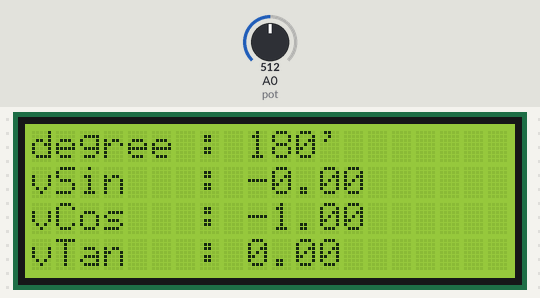
Bench run of a sketch on a simulated Arduino Uno, built with avr-gcc and run on an emulated ATmega328P. On the bench: 20×4 character LCD. The inputs (shaded band) are chosen by the test bench; at power-on: A0 (pot) = 512.

Above: at 1.2 s.
1.3 s: A0 (pot) set to 716
At 2.5 s:
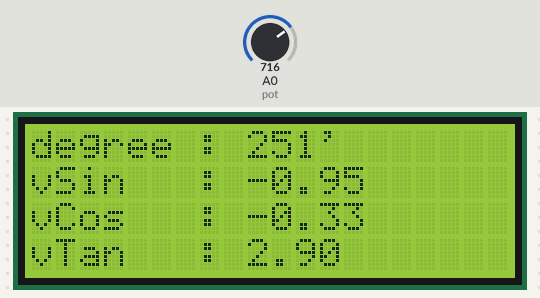
2.8 s: A0 (pot) set to 900
At 4.0 s:
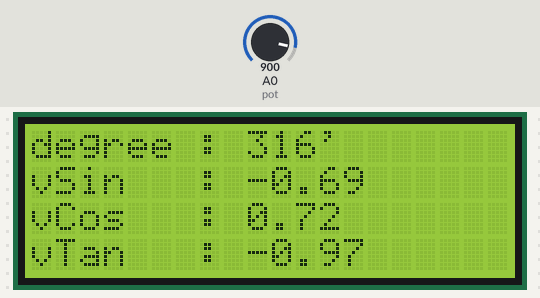
4.3 s: A0 (pot) set to 1023
At 4.8 s:
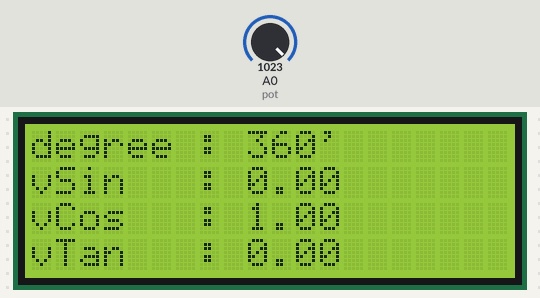
Timing chart, 0 to 7.3 s (numbered marks = the images above; inputs shaded):
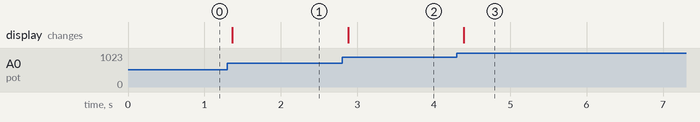

The sketch:

Trigonometry_Arduino.ino
```cpp
#include <LiquidCrystal_I2C.h>
LiquidCrystal_I2C lcd(0x27,20,4);
#define pot A0
float vSin, vCos, vTan, rad;
float pi = 3.1415926535897;
int deg1, deg2;

void setup()
{
  lcd.init();
  lcd.backlight();
  pinMode(pot,INPUT);
}

void loop()
{
  deg1 = map(analogRead(pot),0,1023,0,360);
  rad = deg1 * pi / 180;
  vSin = sin(rad);
  vCos = cos(rad);
  if((deg1 != 90) and (deg1 != 270))
  {
    vTan = tan(rad);
  }
  else
  {
    vTan = 0;
  }
  if(deg1 != deg2) {lcd.clear();}
  lcd.setCursor(0,0);
  lcd.print("degree : " + String(deg1) + "'");
  lcd.setCursor(0,1);
  lcd.print("vSin   : " + String(vSin));
  lcd.setCursor(0,2);
  lcd.print("vCos   : " + String(vCos));
  lcd.setCursor(0,3);
  if((deg1 != 90) and (deg1 != 270))
  {
    lcd.print("vTan   : " + String(vTan));
  }
  else
  {
    lcd.print("vTan   : invalid");
  }
  deg2 = deg1;
}
```

Measured:
- after the input at 1.3 s, the display: changes after 0.07 s (image 1)
- after the input at 2.8 s, the display: changes after 0.08 s (image 2)
- after the input at 4.3 s, the display: changes after 0.09 s (image 3)
